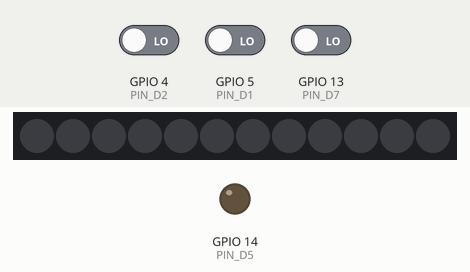
Bench run of a program on a simulated ESP8266 (NodeMCU). Shown: 12 RGB LEDs in strip order, left to right, output pins drawn as LEDs (lit = HIGH). Inputs (shaded band) come from the test bench; at power-on: GPIO 4 (PIN_D2) LOW, GPIO 5 (PIN_D1) LOW, GPIO 13 (PIN_D7) LOW. Storage starts empty; what the program prints to the serial monitor is not drawn.

Above: at 2.3 s.
2.4 s: GPIO 4 (PIN_D2) driven HIGH
At 3.0 s:
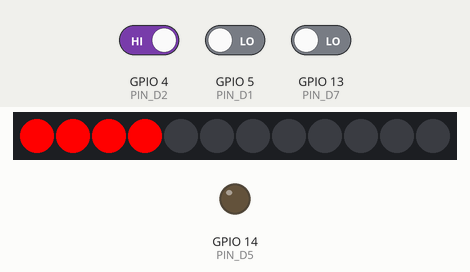
4.0 s: GPIO 4 (PIN_D2) driven LOW
At 5.0 s:
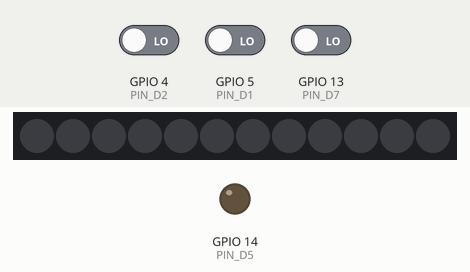
Timing chart, 0 to 7.0 s (numbered marks = the images above; inputs shaded):
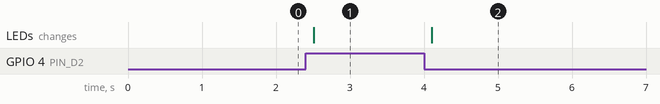

Measured:
- after the input at 2.4 s, the LEDs: change after 0.11 s (image 1)
- after the input at 4.0 s, GPIO 14 (PIN_D5): stays LOW (without the input it goes to HIGH after 3.5 s)

The program:

main.cpp
```cpp
#include <Arduino.h>
#include <Lamps.h>
#include <TimerSequencer.h>
#include <RoundTimerServer.h>
#include <BusinessState.h>
#include <RoundTimer.h>
#include <Beeper.h>
#include <FacadeButtons.h>
#include <WifiService.h>

#define PIN_D1  5
#define PIN_D2  4
#define PIN_D4  2
#define PIN_D5  14
#define PIN_D6  12
#define PIN_D7  13
#define PIN_D8  15

#define SERVER_PORT           80

Lamps * lamps = new Lamps();
TimerSequencer * timer_sequencer = new TimerSequencer();
RoundTimerServer * server = new RoundTimerServer(SERVER_PORT);
BusinessState * business_state = new BusinessState();
RoundTimer * round_timer = new RoundTimer();
WifiService * wifi_service = new WifiService();
Beeper * beeper = new Beeper();
FacadeButtons * facade_buttons = new FacadeButtons();


void setup() {
    Serial.begin(74880); // 115200
    lamps->init();
    delay(1000);

    business_state->init();

    server->injectBusinessState(business_state);
    server->injectRoundTimer(round_timer);

    beeper->init();

    round_timer->injectBusinessState(business_state);
    round_timer->injectTimerSequencer(timer_sequencer);
    round_timer->injectLamps(lamps);
    round_timer->injectBeeper(beeper);
    round_timer->init();

    facade_buttons->injectBusinessState(business_state);
    facade_buttons->injectRoundTimer(round_timer);
    facade_buttons->init();

    wifi_service->injectBusinessState(business_state);
    wifi_service->init();

    server->init();
    server->begin();
}


void loop() {
    wifi_service->update();
    round_timer->update();
    facade_buttons->update();

    if (business_state->device_needs_restart) {
        delay(3000);
        ESP.restart();
    }
}
```
